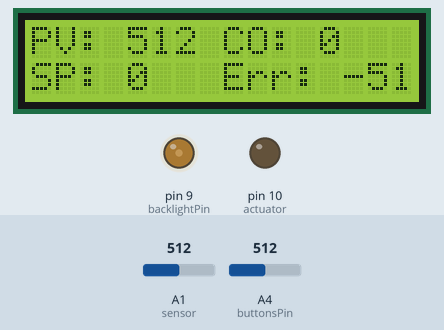
Simulated run of this sketch. Board: Arduino Uno, built with avr-gcc and run on an emulated ATmega328P. Parts: 16×2 character LCD, output pins drawn as LEDs (lit = HIGH). The test bench sets the inputs (shaded band); at power-on: A4 (buttonsPin) = 512, A1 (sensor) = 512. What the sketch prints to the serial monitor is not drawn.

Above: at 1.2 s.
1.3 s: A4 (buttonsPin) set to 632
4.3 s: A4 (buttonsPin) set to 665
At 4.5 s:
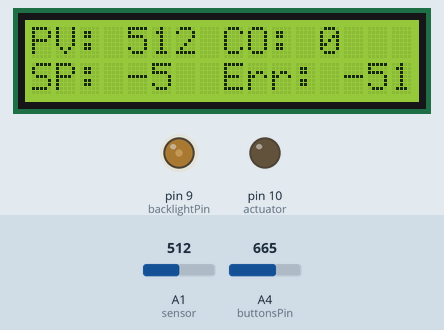
5.8 s: A4 (buttonsPin) set to 415
At 6.2 s:
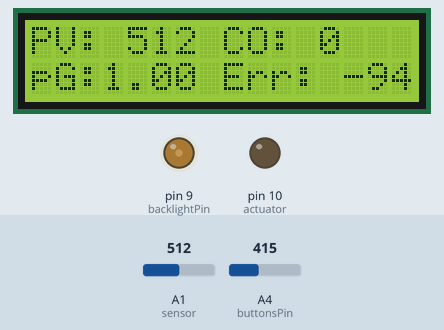
8.8 s: A4 (buttonsPin) set to 660
At 11.12 s:
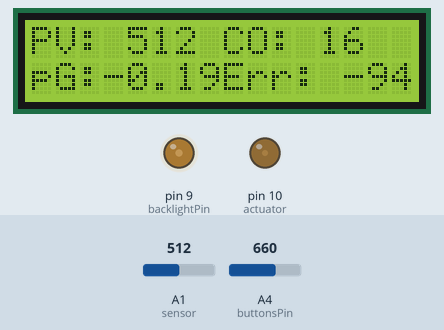
11.8 s: A1 (sensor) set to 354
At 12.7 s:
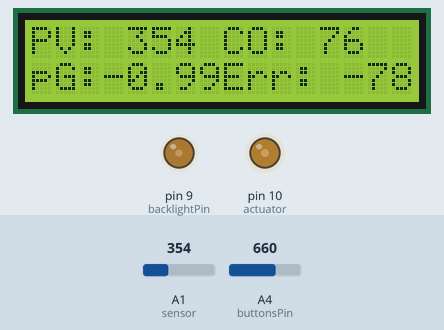
14.8 s: A1 (sensor) set to 339
At 15.2 s:
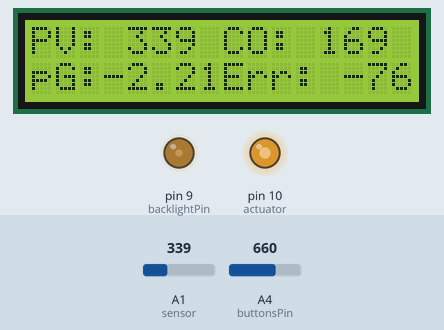
Timing chart, 0 to 18.9 s (numbered marks = the images above; inputs shaded):
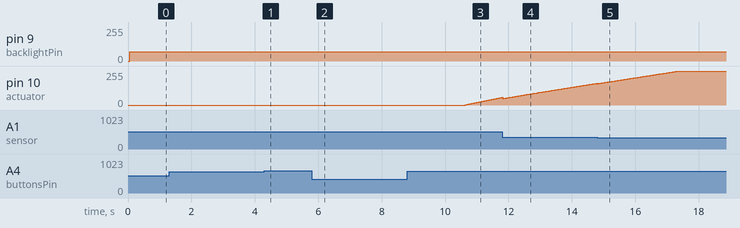

The sketch:

Pgain.ino
```cpp
#include <LiquidCrystal.h>

const int buttonsPin = A4;
int buttonsValue = 0;
int screenState = 0;


//LCD
const int rs = 12, en = 11, d4 = 5, d5 = 4, d6 = 3, d7 = 2;
LiquidCrystal lcd(rs, en, d4, d5, d6, d7);
int backlightPin = 9;
int contrast = 70;

float gainplus;
float gainminus;
int setPointplus;
int setPointminus;

int sensor = A1;
int inputPin = A5;
int actuator = 10;
int PV = 0;
int setPoint = 0;
int CO = 0;
int Error = 0;
float pGain = 1.0;

float exCO;

void setup() {
  pinMode(actuator, OUTPUT);
  Serial.begin(9600);
  lcd.begin(16, 2);
  pinMode(backlightPin, OUTPUT);


}

void loop() {
  analogWrite(backlightPin, contrast);
  PV = analogRead(sensor);
  //setPoint = analogRead(inputPin);
  Error = setPoint-PV;
  CO = (pGain*Error)/10;

  if (CO >255) {
    CO = 255;
  }
    if (CO <0) {
      CO = 0;
    }

  analogWrite(actuator, CO);


if(screenState == 3) {
  if (buttonsValue < 800 && buttonsValue > 750) {
    gainplus = pGain + 0.01;
    pGain = gainplus;
  } else if (buttonsValue < 749 && buttonsValue > 650) {
      gainminus = pGain - 0.01;
      pGain = gainminus;
  }
}

if(screenState == 2) {
  if (buttonsValue < 800 && buttonsValue > 750) {
    setPointplus = setPoint + 5;
    setPoint = setPointplus;
  } else if (buttonsValue < 749 && buttonsValue > 650) {
      setPointminus = setPoint - 5;
      setPoint = setPointminus;
  }
}


screenSwitch ();
switch(screenState) {
  case 3:
    lcd.clear();
    lcd.setCursor(0, 0);
    lcd.print("PV: ");
    lcd.print(PV);
    lcd.setCursor(8, 0);
    lcd.print("CO: ");
    lcd.print(CO);

    lcd.setCursor(0, 1);
    lcd.print("pG:");
    lcd.print(pGain);
    lcd.setCursor(8, 1);
    lcd.print("Err: ");
    lcd.print(Error);
      break;

  case 2:
    lcd.clear();
    lcd.setCursor(0, 0);
    lcd.print("PV: ");
    lcd.print(PV);
    lcd.setCursor(8, 0);
    lcd.print("CO: ");
    lcd.print(CO);

    lcd.setCursor(0, 1);
    lcd.print("SP: ");
    lcd.print(setPoint);
    lcd.setCursor(8, 1);
    lcd.print("Err: ");
    lcd.print(Error);
      break;

}


  Serial.print(setPoint);
  Serial.print(",");
  Serial.print(PV);
  Serial.print(",");
  Serial.print(CO);
  Serial.print(",");
  Serial.print(pGain);

  Serial.println();


}


void screenSwitch () {
  buttonsValue = analogRead(buttonsPin);

  if (buttonsValue < 649 && buttonsValue > 425) {
    screenState = 2;
    //delay(100);
  }

  if (buttonsValue < 425 && buttonsValue >= 0) {
    screenState = 3;
    //delay(100);
  }


}
```

Measured:
- the behaviour switches between 340 and 339 on A1 (sensor) (found by bisection; images 4 and 5)
- after the input at 4.3 s, the display: changes at once (image 1)
- after the input at 5.8 s, the display: changes after 0.06 s (image 2)
- after the input at 8.8 s, pin 10 (actuator): moves from 0/255 to 57/255 over 1.2 s, starting after 1.8 s; the display: first changes after 0.05 s (image 3 shows a later state)
